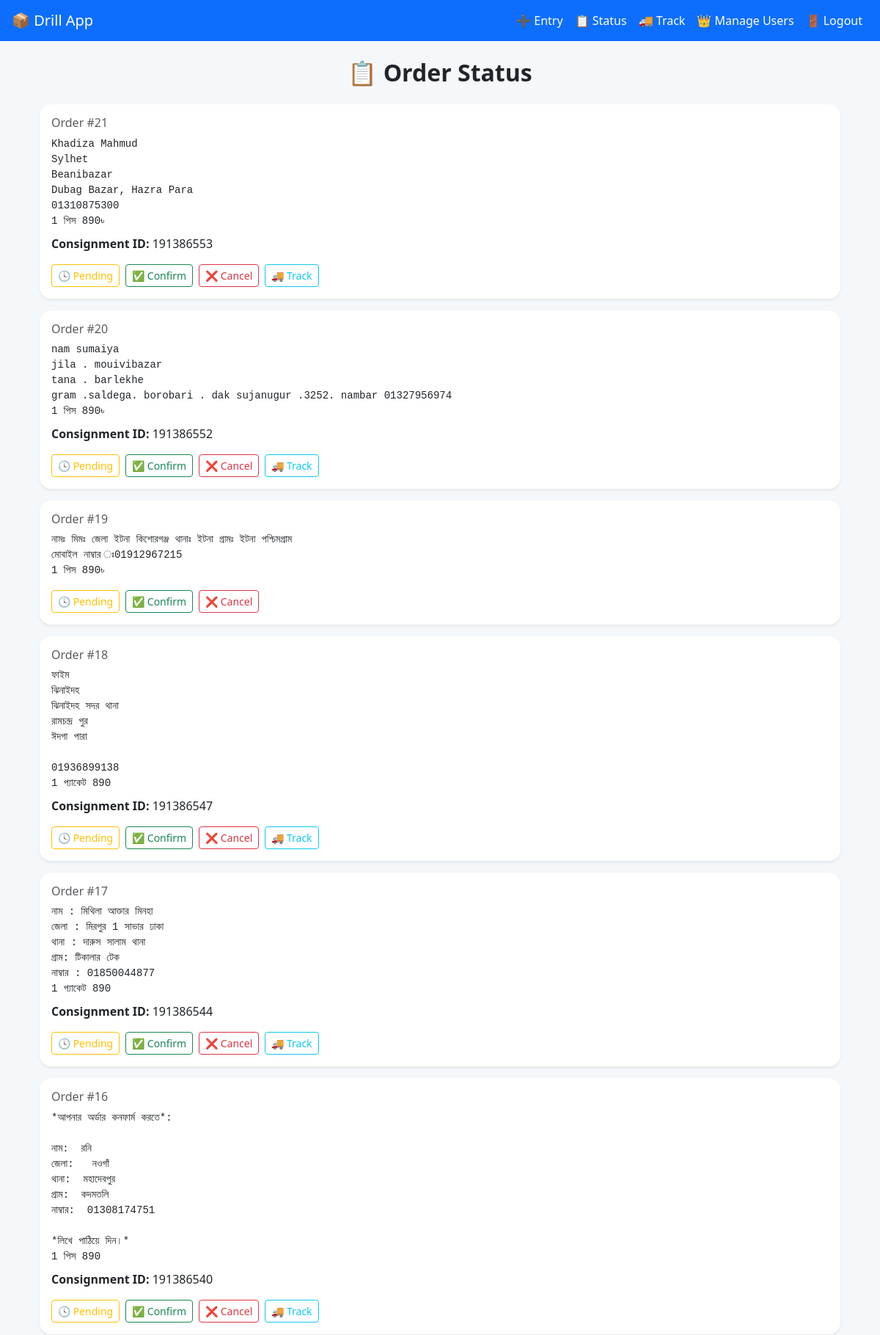
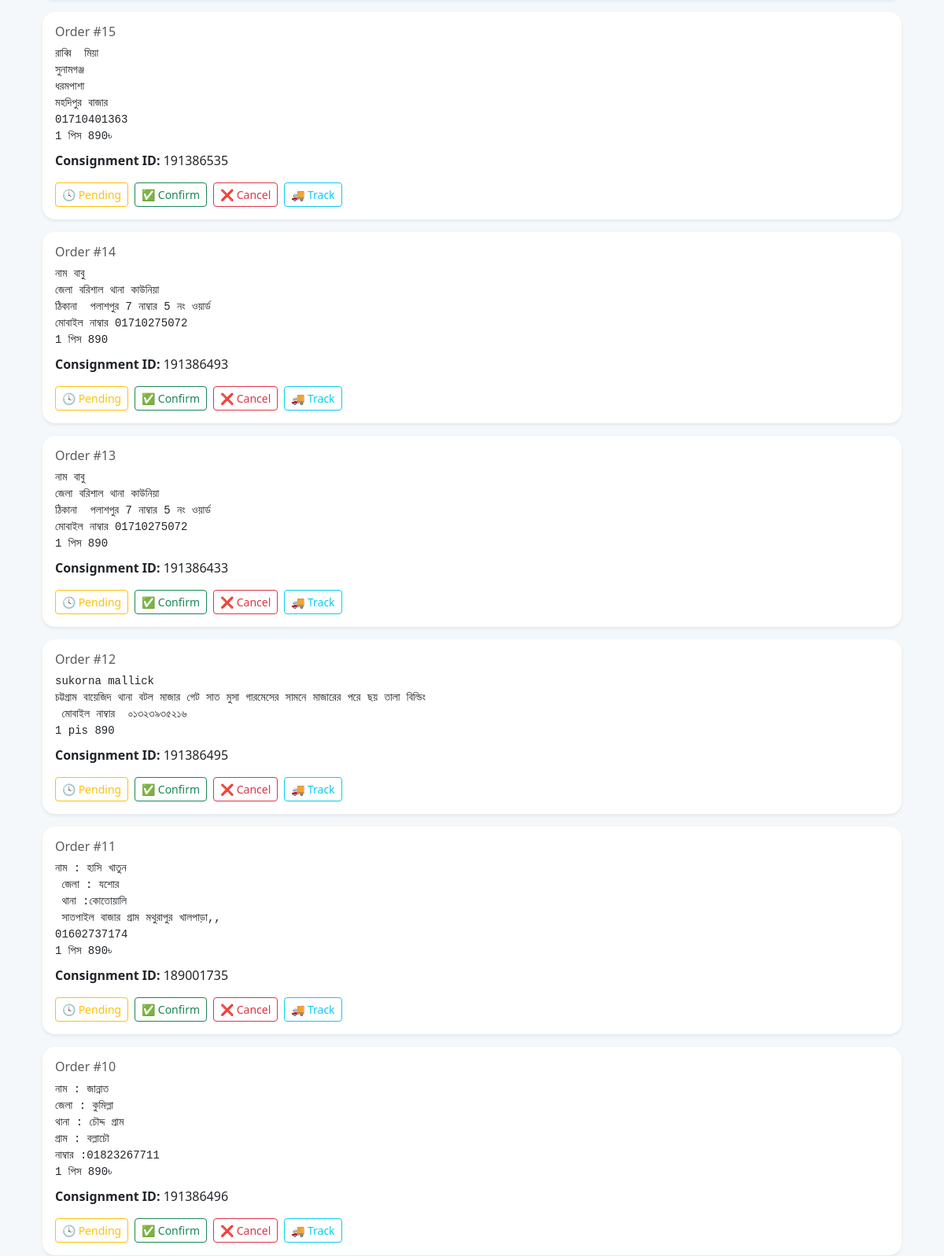
Page /status (signed in, upper part) on the committed database (2 pictures, top to bottom).
### tables this page shows
CREATE TABLE orders (
                    id INTEGER PRIMARY KEY AUTOINCREMENT,
                    message TEXT,
                    status TEXT DEFAULT 'Pending',
                    consignment_id TEXT,
                    tracking_code TEXT,
                    user_id INTEGER,
                    FOREIGN KEY(user_id) REFERENCES users(id)
                );

### app.py (the view)
@app.route("/status")
def status():
    if "user_id" not in session:
        return redirect(url_for("login"))
    db = get_db()
    c = db.cursor()
    c.execute("SELECT * FROM orders WHERE user_id=? ORDER BY id DESC", (session["user_id"],))
    orders = c.fetchall()
    return render_template("status.html", orders=orders)

### app.py (called while the page is built)
def get_db():
    db = getattr(g, "_database", None)
    if db is None:
        need_init = not os.path.exists(DATABASE)
        db = g._database = sqlite3.connect(DATABASE)
        db.row_factory = sqlite3.Row
        if need_init:
            init_db(db)
    return db

@app.teardown_appcontext
def close_connection(exception):
    db = getattr(g, "_database", None)
    if db is not None:
        db.close()

### templates/status.html (shortened to what this page needs)
{% extends "base.html" %}
{% block content %}
<div class="container mt-4">
  <h2 class="text-center fw-bold mb-4">📋 Order Status</h2>
  {% if orders %}
    {% for order in orders %}
      <div class="card mb-3 shadow-sm border-0">
        <div class="card-body">
          <h6 class="text-muted">Order #{{ order['id'] }}</h6>
          <pre class="mb-2" style="white-space: pre-wrap; word-wrap: break-word;">{{ order['message'] }}</pre>
          {% if order['consignment_id'] %}
            <p class="mb-2"><strong>Consignment ID:</strong> {{ order['consignment_id'] }}</p>
          {% endif %}
          <div class="d-flex flex-wrap gap-2 mt-3">
            <form action="{{ url_for('update_status', order_id=order['id'], new_status='Pending') }}" method="post">
              <button class="btn btn-outline-warning btn-sm">🕓 Pending</button>
            </form>
            <form action="{{ url_for('update_status', order_id=order['id'], new_status='Confirm') }}" method="post">
              <button class="btn btn-outline-success btn-sm">✅ Confirm</button>
            </form>
            <form action="{{ url_for('update_status', order_id=order['id'], new_status='Cancel') }}" method="post">
              <button class="btn btn-outline-danger btn-sm">❌ Cancel</button>
            </form>
            {% if order['consignment_id'] %}
            <a href="{{ url_for('track_order', order_id=order['id']) }}" class="btn btn-outline-info btn-sm">🚚 Track</a>
            {% endif %}
          </div>
        </div>
      </div>
    {% endfor %}
  {% else %}
    <div class="alert alert-secondary text-center">No orders found yet.</div>
  {% endif %}
</div>
{% endblock %}

### templates/base.html (style rules this page uses)
body { background-color: #f5f8fa; }
.card { border-radius: 1rem; }

### rows in the picture
orders: id "21", message "Khadiza Mahmud Sylhet Beanibazar Dubag Bazar, Hazra Para 01310875300 1 পিস 890৳", consignment_id "191386553"
orders: id "20", message "nam sumaiya jila . mouivibazar tana . barlekhe gram .saldega. borobari . dak sujanugur .3252. nambar 01327956974 1 পিস 890৳", consignment_id "191386552"
orders: id "19", message "নামঃ মিমঃ জেলা ইটনা কিশোরগঞ্জ থানাঃ ইটনা গ্রামঃ ইটনা পশ্চিমগ্রাম মোবাইল নাম্বার ঃ01912967215 1 পিস 890৳"
orders: id "18", message "ফাইম ঝিনাইদহ ঝিনাইদহ সদর থানা রামচন্দ্র পুর ঈদগা পারা 01936899138 1 প্যাকেট 890", consignment_id "191386547"
orders: id "17", message "নাম : মিথিলা আক্তার মিনহা জেলা : মিরপুর 1 সাভার ঢাকা থানা : দারুস সালাম থানা গ্রাম: টিকালার টেক নাম্বার : 01850044877 1 প্যাকেট 890", consignment_id "191386544"
orders: id "16", message "*আপনার অর্ডার কনফার্ম করতে*: নাম: রনি জেলা: নওগাঁ থানা: মহাদেবপুর গ্রাম: কদমতলি নাম্বার: 01308174751 *লিখে পাঠিয়ে দিন।* 1 পিস 890", consignment_id "191386540"
orders: id "15", message "রাব্বি মিয়া সুনামগঞ্জ ধরমপাশা মহদিপুর বাজার 01710401363 1 পিস 890৳", consignment_id "191386535"
orders: id "14", message "নাম বাবু জেলা বরিশাল থানা কাউনিয়া ঠিকানা পলাশপুর 7 নাম্বার 5 নং ওয়ার্ড মোবাইল নাম্বার 01710275072 1 পিস 890", consignment_id "191386493"
orders: id "13", message "নাম বাবু জেলা বরিশাল থানা কাউনিয়া ঠিকানা পলাশপুর 7 নাম্বার 5 নং ওয়ার্ড মোবাইল নাম্বার 01710275072 1 পিস 890", consignment_id "191386433"
orders: id "12", message "sukorna mallick চট্টগ্রাম বায়েজিদ থানা বটল মাজার গেট সাত মুসা গারমেসের সামনে মাজারের পরে ছয় তালা বিল্ডিং মোবাইল নাম্বার ০১৩২৩৯৩৫২১৬ 1 pis 890", consignment_id "191386495"
orders: id "11", message "নাম : হাসি খাতুন জেলা : যশোর থানা :কোতোয়ালি সাতপাইল বাজার গ্রাম মথুরাপুর খালপাড়া,, 01602737174 1 পিস 890৳", consignment_id "189001735"
orders: id "10", message "নাম : জান্নাত জেলা : কুমিল্লা থানা : চৌদ্দ গ্রাম গ্রাম : বল্লাচৌ নাম্বার :01823267711 1 পিস 890৳", consignment_id "191386496"
